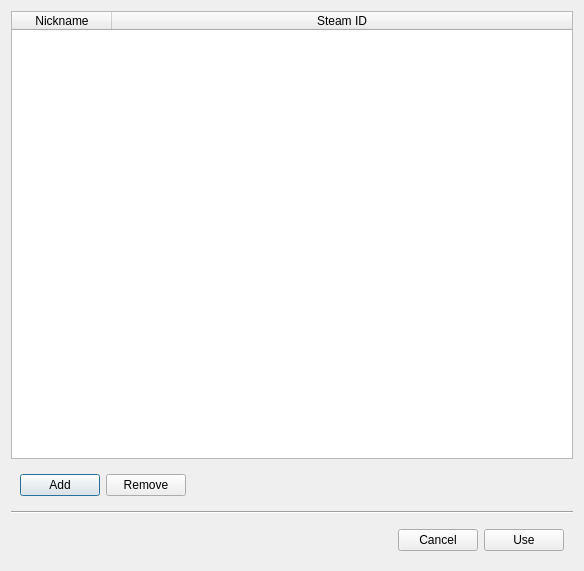
<?xml version="1.0" encoding="UTF-8"?>
<ui version="4.0">
 <class>Dialog</class>
 <widget class="QDialog" name="Dialog">
  <property name="geometry">
   <rect>
    <x>0</x>
    <y>0</y>
    <width>584</width>
    <height>571</height>
   </rect>
  </property>
  <property name="windowTitle">
   <string>Dialog</string>
  </property>
  <layout class="QVBoxLayout" name="verticalLayout">
   <item>
    <widget class="QTableWidget" name="tableWidget">
     <property name="editTriggers">
      <set>QAbstractItemView::NoEditTriggers</set>
     </property>
     <property name="selectionBehavior">
      <enum>QAbstractItemView::SelectRows</enum>
     </property>
     <attribute name="horizontalHeaderStretchLastSection">
      <bool>true</bool>
     </attribute>
     <column>
      <property name="text">
       <string>Nickname</string>
      </property>
     </column>
     <column>
      <property name="text">
       <string>Steam ID</string>
      </property>
     </column>
    </widget>
   </item>
   <item>
    <widget class="QWidget" name="widget_2" native="true">
     <layout class="QHBoxLayout" name="horizontalLayout_2">
      <item>
       <widget class="QPushButton" name="pushButton_add">
        <property name="text">
         <string>Add</string>
        </property>
       </widget>
      </item>
      <item>
       <widget class="QPushButton" name="pushButton_remove">
        <property name="text">
         <string>Remove</string>
        </property>
       </widget>
      </item>
      <item>
       <spacer name="horizontalSpacer_2">
        <property name="orientation">
         <enum>Qt::Horizontal</enum>
        </property>
        <property name="sizeHint" stdset="0">
         <size>
          <width>383</width>
          <height>20</height>
         </size>
        </property>
       </spacer>
      </item>
     </layout>
    </widget>
   </item>
   <item>
    <widget class="Line" name="line">
     <property name="orientation">
      <enum>Qt::Horizontal</enum>
     </property>
    </widget>
   </item>
   <item>
    <widget class="QWidget" name="widget" native="true">
     <layout class="QHBoxLayout" name="horizontalLayout">
      <item>
       <spacer name="horizontalSpacer">
        <property name="orientation">
         <enum>Qt::Horizontal</enum>
        </property>
        <property name="sizeHint" stdset="0">
         <size>
          <width>383</width>
          <height>20</height>
         </size>
        </property>
       </spacer>
      </item>
      <item>
       <widget class="QPushButton" name="pushButton_cancel">
        <property name="text">
         <string>Cancel</string>
        </property>
       </widget>
      </item>
      <item>
       <widget class="QPushButton" name="pushButton_use">
        <property name="text">
         <string>Use</string>
        </property>
       </widget>
      </item>
     </layout>
    </widget>
   </item>
  </layout>
 </widget>
 <resources/>
 <connections/>
</ui>
